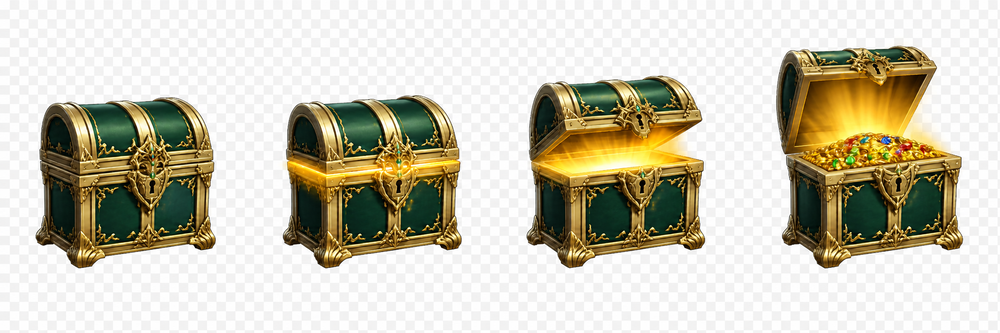
#> input picture art_source/treasure_21/chest_animation/raw/treasure-chest-strip-bgextract.png, 1000 x 333 px, shrunk from 2172 x 724 before the run
$ python build_chest_frames.py
#> lines starting #> are read from the running program, lines starting #| are printed output that depends on the picture; after the words box and inside, x2 and y2 are one past the last pixel; in counts of white or black regions, pixels touching at a corner belong together
from __future__ import annotations

from collections import deque
from pathlib import Path

from PIL import Image, ImageFilter


ROOT = Path(__file__).resolve().parent
SOURCE = ROOT / "raw" / "treasure-chest-strip-bgextract.png"
CUTOUT = ROOT / "raw" / "treasure-chest-strip-cutout.png"


def is_background(pixel: tuple[int, int, int]) -> bool:
    low = min(pixel)
    high = max(pixel)
    return low >= 220 and high - low <= 14


def main() -> None:
    source = Image.open(SOURCE).convert("RGB")
#> source is the input picture: PIL image 1000x333 RGB; mean R, G, B 203.4, 198.8, 181
    width, height = source.size
#> width = 1000; height = 333
    pixels = source.load()
    background = Image.new("L", source.size, 0)
#> background: PIL image 1000x333 L; every value is 0
    mask = background.load()
    queue: deque[tuple[int, int]] = deque()

    for x in range(width):
        queue.append((x, 0))
        queue.append((x, height - 1))
    for y in range(height):
        queue.append((0, y))
        queue.append((width - 1, y))

    while queue:
        x, y = queue.popleft()
        if mask[x, y] != 0 or not is_background(pixels[x, y]):
            continue
        mask[x, y] = 255
        if x > 0:
            queue.append((x - 1, y))
        if x + 1 < width:
            queue.append((x + 1, y))
        if y > 0:
            queue.append((x, y - 1))
        if y + 1 < height:
            queue.append((x, y + 1))

    alpha = background.point(lambda value: 0 if value else 255)
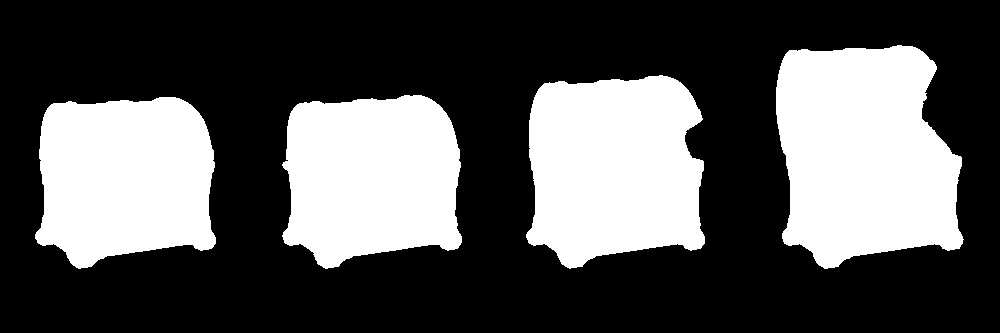
#> alpha: PIL image 1000x333 L; 33.8% white; 4 white regions, box (x1, y1, x2, y2) and area: (776, 45, 964, 269) 32997, (526, 75, 705, 269) 28399, (282, 95, 462, 269) 25623, (35, 97, 216, 269) 25464
    alpha = alpha.filter(ImageFilter.GaussianBlur(0.55))
    output = source.convert("RGBA")
    output.putalpha(alpha)
    output.save(CUTOUT)
    print(f"wrote {CUTOUT} ({width}x{height}, RGBA)")
#| wrote art_source/treasure_21/chest_animation/raw/treasure-chest-strip-cutout.png (1000x333, RGBA)


if __name__ == "__main__":
    main()
